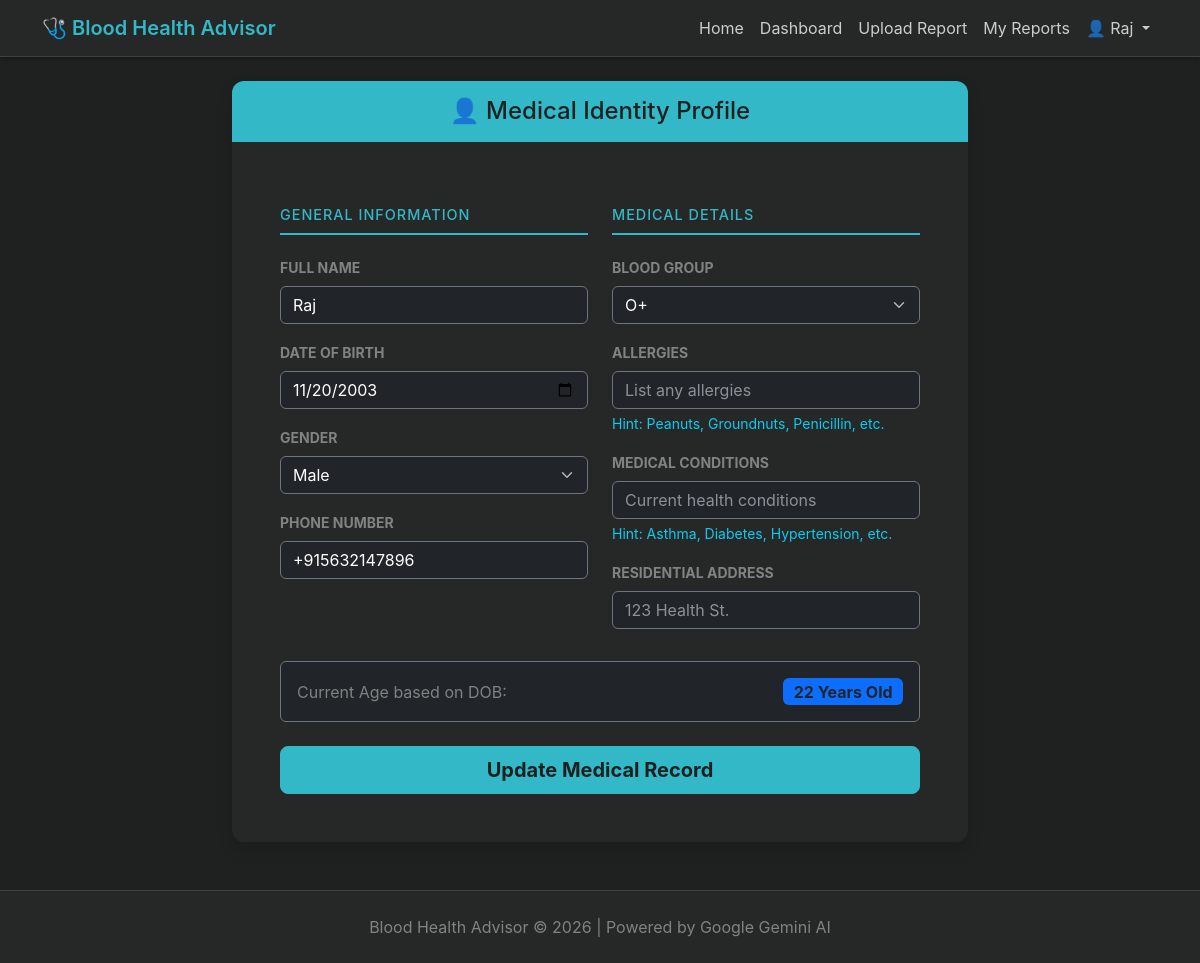
Screenshot of /accounts/profile/ (signed in) with the database file from the repository.
### accounts/models.py (models this page shows, shortened)
class PatientProfile(models.Model):
    GENDER_CHOICES = [
        ("M", "Male"),
        ("F", "Female"),
        ("O", "Other"),
    ]
    BLOOD_GROUP_CHOICES = [
        ("A+", "A+"), ("A-", "A-"),
        ("B+", "B+"), ("B-", "B-"),
        ("AB+", "AB+"), ("AB-", "AB-"),
        ("O+", "O+"), ("O-", "O-"),
    ]
    user = models.OneToOneField(User, on_delete=models.CASCADE)
    full_name = models.CharField(max_length=100)
    dob = models.DateField()
    gender = models.CharField(max_length=1, choices=GENDER_CHOICES)
    phone_number = models.CharField(max_length=15)
    address = models.TextField(blank=True)
    blood_group = models.CharField(
        max_length=3,
        choices=BLOOD_GROUP_CHOICES
    )
    allergies = models.TextField(blank=True)
    medical_conditions = models.TextField(blank=True)
    created_at = models.DateTimeField(auto_now_add=True)
    def age(self):
        today = date.today()
        return (
            today.year - self.dob.year
            - ((today.month, today.day) < (self.dob.month, self.dob.day))
        )

### accounts/views.py (the view)
# urls.py: path("profile/", profile_view, name="profile"),
@login_required
def profile_view(request):
    profile = request.user.patientprofile
    if request.method == "POST":
        form = PatientProfileForm(request.POST, instance=profile)
        if form.is_valid():
            form.save()
            return redirect("profile")
    else:
        form = PatientProfileForm(instance=profile)
    return render(request, "accounts/profile.html", {
        "form": form,
        "profile": profile,
        "blood_groups": profile.BLOOD_GROUP_CHOICES
    })

### accounts/forms.py
class PatientProfileForm(forms.ModelForm):
    class Meta:
        model = PatientProfile
        exclude = ("user", "created_at")
        widgets = {
            "dob": forms.DateInput(attrs={"type": "date"}),
        }

### templates/accounts/profile.html (shortened to what this page needs)
{% extends 'base.html' %}
{% load custom_filters %}
{% block content %}
<div class="row justify-content-center">
    <div class="col-md-10 col-lg-8">
        <div class="card shadow border-0">
            <div class="card-header py-3 text-center">
                <h4 class="mb-0">👤 Medical Identity Profile</h4>
            </div>
            <div class="card-body p-4 p-md-5">
                <form method="post">
                    <div class="row">
                        <div class="col-md-6">
                            <h5 class="section-header">General Information</h5>
                            <div class="mb-3">
                                <label class="form-label text-muted small fw-bold">FULL NAME</label>
                                <input type="text" name="full_name" value="{{ profile.full_name|default:'' }}" class="form-control bg-dark text-white border-secondary" placeholder="John Doe">
                            </div>
                            <div class="mb-3">
                                <label class="form-label text-muted small fw-bold">DATE OF BIRTH</label>
                                <input type="date" name="dob" value="{{ profile.dob|date:'Y-m-d' }}" class="form-control bg-dark text-white border-secondary custom-date-input">
                            </div>
                            <div class="mb-3">
                                <label class="form-label text-muted small fw-bold">GENDER</label>
                                <select name="gender" class="form-select bg-dark text-white border-secondary">
                                    <option value="M" {% if profile.gender == "M" %}selected{% endif %}>Male</option>
                                </select>
                            </div>
                            <div class="mb-3">
                                <label class="form-label text-muted small fw-bold">PHONE NUMBER</label>
                                <input type="tel" name="phone_number" value="{{ profile.phone_number|default:'' }}" class="form-control bg-dark text-white border-secondary" placeholder="+1 234 567 890">
                            </div>
                        </div>
                        <div class="col-md-6">
                            <h5 class="section-header">Medical Details</h5>
                            <div class="mb-3">
                                <label class="form-label text-muted small fw-bold">BLOOD GROUP</label>
                                <select name="blood_group" class="form-select bg-dark text-white border-secondary">
                                    {% for value, label in blood_groups %}
                                        <option value="{{ value }}" {% if profile.blood_group == value %}selected{% endif %}>
                                            {{ label }}
                                        </option>
                                    {% endfor %}
                                </select>
                            </div>
                            <div class="mb-3">
                                <label class="form-label text-muted small fw-bold">ALLERGIES</label>
                                <textarea name="allergies" rows="1" class="form-control bg-dark text-white border-secondary" placeholder="List any allergies">{{ profile.allergies|default:'' }}</textarea>
                                <div class="form-text text-info small">Hint: Peanuts, Groundnuts, Penicillin, etc.</div>
                            </div>
                            <div class="mb-3">
                                <label class="form-label text-muted small fw-bold">MEDICAL CONDITIONS</label>
                                <textarea name="medical_conditions" rows="1" class="form-control bg-dark text-white border-secondary" placeholder="Current health conditions">{{ profile.medical_conditions|default:'' }}</textarea>
                                <div class="form-text text-info small">Hint: Asthma, Diabetes, Hypertension, etc.</div>
                            </div>
                            <div class="mb-3">
                                <label class="form-label text-muted small fw-bold">RESIDENTIAL ADDRESS</label>
                                <input type="text" name="address" value="{{ profile.address|default:'' }}" class="form-control bg-dark text-white border-secondary" placeholder="123 Health St.">
                            </div>
                        </div>
                    </div>
                    <div class="d-flex justify-content-between align-items-center mt-3 p-3 bg-dark rounded border border-secondary">
                        <span class="text-muted">Current Age based on DOB:</span>
                        <span class="badge bg-primary text-dark fs-6">
                            {% if profile.dob %}
                                {{ profile.age }} Years Old
                            {% else %}
                                Not set
                            {% endif %}
                        </span>
                    </div>
                    <div class="d-grid gap-2 mt-4">
                        <button type="submit" class="btn btn-primary btn-lg fw-bold">Update Medical Record</button>
                    </div>
                </form>
            </div>
        </div>
    </div>
</div>
{% endblock %}

### templates/base.html (shortened to what this page needs)
<!DOCTYPE html>
<html lang="en" data-bs-theme="dark">
<head>
    <link href="https://cdn.jsdelivr.net/npm/bootstrap@5.3.0/dist/css/bootstrap.min.css" rel="stylesheet">
</head>
<body>
    <nav class="navbar navbar-expand-lg navbar-dark">
        <div class="container">
            <a class="navbar-brand" href="{% url 'home' %}">🩺 Blood Health Advisor</a>
            <div class="collapse navbar-collapse" id="navbarNav">
                <ul class="navbar-nav ms-auto">
                    <li class="nav-item">
                        <a class="nav-link" href="{% url 'home' %}">Home</a>
                    </li>
                    {% if user.is_authenticated %}
                        <li class="nav-item">
                            <a class="nav-link" href="{% url 'dashboard' %}">Dashboard</a>
                        </li>
                        <li class="nav-item">
                            <a class="nav-link" href="{% url 'upload_report' %}">Upload Report</a>
                        </li>
                        <li class="nav-item">
                            <a class="nav-link" href="{% url 'report_list' %}">My Reports</a>
                        </li>
                        <li class="nav-item dropdown">
                            <a class="nav-link dropdown-toggle" href="#" id="userDropdown" role="button"
                            data-bs-toggle="dropdown" aria-expanded="false">
                                👤 {{ user.username }}
                            </a>
                        </li>
                    {% endif %}
                </ul>
            </div>
        </div>
    </nav>
    <main class="container mt-4 mb-5" style="min-height: 500px;">
        {% block content %}{% endblock %}
    </main>
    <footer class="text-center py-4 mt-5">
        <p class="mb-0 text-muted">Blood Health Advisor &copy; 2026 | Powered by Google Gemini AI</p>
    </footer>
</body>
</html>

### templates/base.html (style rules this page uses)
:root { --primary-color: #32b8c6; --primary-hover: #2da6b2; --secondary-color: #777c7c; --bg-color: #1f2121; --surface-color: #262828; }
body { background-color: var(--bg-color); font-family: -apple-system, BlinkMacSystemFont, 'Segoe UI', Roboto, sans-serif; color: #f5f5f5; }
.navbar { background-color: var(--surface-color) !important; box-shadow: 0 2px 4px rgba(0,0,0,0.3); border-bottom: 1px solid rgba(119, 124, 124, 0.3); }
.navbar-brand { color: var(--primary-color) !important; font-weight: 600; }
.nav-link { color: rgba(245, 245, 245, 0.8) !important; }
.btn-primary { background-color: var(--primary-color); border-color: var(--primary-color); color: #1f2121; font-weight: 500; }
.card { border-radius: 12px; box-shadow: 0 2px 8px rgba(0,0,0,0.2); border: 1px solid rgba(119, 124, 124, 0.2); background-color: var(--surface-color); }
.card-header { background-color: var(--primary-color); color: #1f2121; border-radius: 12px 12px 0 0 !important; font-weight: 600; border-bottom: none; }
.section-header { color: var(--primary-color); border-bottom: 2px solid var(--primary-color); padding-bottom: 10px; margin-bottom: 20px; }
footer { background-color: var(--surface-color) !important; border-top: 1px solid rgba(119, 124, 124, 0.3); color: rgba(167, 169, 169, 0.7); }
.text-muted { color: rgba(167, 169, 169, 0.7) !important; }

### templates/accounts/profile.html (style rules this page uses)
.form-control, .form-select { transition: all 0.3s ease; }
.section-header { font-size: 0.9rem; letter-spacing: 1px; text-transform: uppercase; margin-top: 1rem; }
textarea { resize: none; }

### rows the page displays
PatientProfile: full_name "Raj", dob "11/20/2003", gender "Male", phone_number "+915632147896", blood_group "O+", age "22"

### other values shown
{{ user.username }} "Raj"
